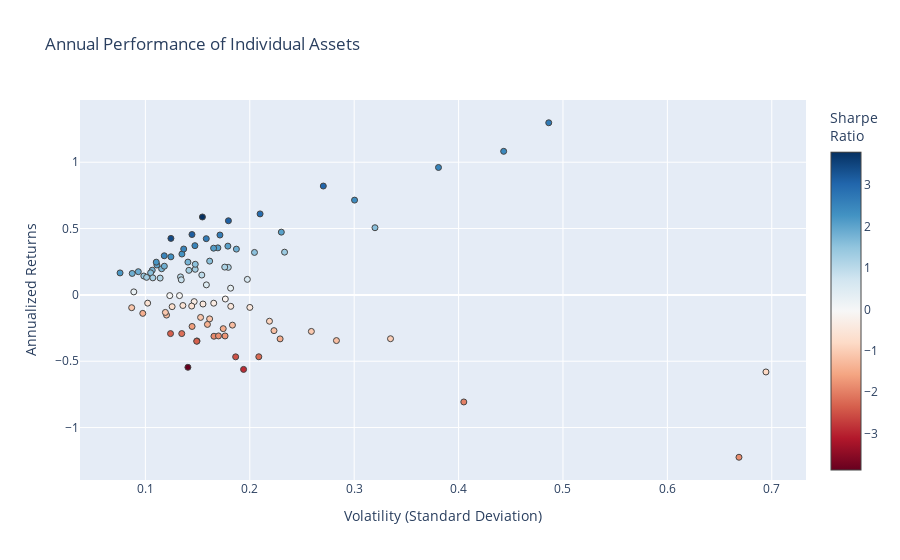

Write notebook code for a chart like this one.
### Code cell
hover_texts = [
    f"<br>Symbol: {ticker} <br>Volatility: {vol:.3f} <br>Returns: {ret:.3%} <br>Sharpe Ratio: {sr:.3f}"
    for ticker, vol, ret, sr in zip(names, volatility, annualized_returns, sharpe_ratios)
]

fig = go.Figure(data=go.Scatter(
    x=volatility,
    y=annualized_returns,
    mode='markers',
    hoverinfo='text',
    hovertext=hover_texts,
    marker=dict(color=sharpe_ratios, colorscale = 'RdBu', size=6, line=dict(width=1), colorbar=dict(title="Sharpe<br>Ratio")
    )
))

fig.update_layout(
    title='Annual Performance of Individual Assets',
    xaxis_title='Volatility (Standard Deviation)',
    yaxis_title='Annualized Returns',
)

fig.show()

### Figure 1 — Plotly figure (JSON) as saved in the notebook; plotly's stock layout.template omitted (floating-point values rounded to 4 significant figures)
{"data": [{"hoverinfo": "text", "hovertext": ["<br>Symbol: AMZN <br>Volatility: 0.171 <br>Returns: 45.113% <br>Sharpe Ratio: 2.632", "<br>Symbol: SO <br>Volatility: 0.102 <br>Returns: -6.231% <br>Sharpe Ratio: -0.610", "<br>Symbol: CPB <br>Volatility: 0.149 <br>Returns: -34.720% <br>Sharpe Ratio: -2.323", "<br>Symbol: MO <br>Volatility: 0.200 <br>Returns: -9.445% <br>Sharpe Ratio: -0.472", "<br>Symbol: ACN <br>Volatility: 0.147 <br>Returns: -5.090% <br>Sharpe Ratio: -0.347", "<br>Symbol: KR <br>Volatility: 0.405 <br>Returns: -80.708% <br>Sharpe Ratio: -1.993", "<br>Symbol: PFE <br>Volatility: 0.098 <br>Returns: -13.932% <br>Sharpe Ratio: -1.429", "<br>Symbol: HON <br>Volatility: 0.099 <br>Returns: 14.235% <br>Sharpe Ratio: 1.445", "<br>Symbol: XOM <br>Volatility: 0.120 <br>Returns: -15.220% <br>Sharpe Ratio: -1.266", "<br>Symbol: BAC <br>Volatility: 0.223 <br>Returns: -26.944% <br>Sharpe Ratio: -1.207", "<br>Symbol: MRK <br>Volatility: 0.119 <br>Returns: -13.218% <br>Sharpe Ratio: -1.109", "<br>Symbol: GIS <br>Volatility: 0.124 <br>Returns: -29.181% <br>Sharpe Ratio: -2.352", "<br>Symbol: ISRG <br>Volatility: 0.180 <br>Returns: 55.877% <br>Sharpe Ratio: 3.112", "<br>Symbol: LMT <br>Volatility: 0.107 <br>Returns: 18.608% <br>Sharpe Ratio: 1.746", "<br>Symbol: SYK <br>Volatility: 0.116 <br>Returns: 19.679% <br>Sharpe Ratio: 1.703", "<br>Symbol: EXC <br>Volatility: 0.136 <br>Returns: -8.000% <br>Sharpe Ratio: -0.589", "<br>Symbol: GILD <br>Volatility: 0.153 <br>Returns: -16.977% <br>Sharpe Ratio: -1.111", "<br>Symbol: AAPL <br>Volatility: 0.162 <br>Returns: 25.461% <br>Sharpe Ratio: 1.576", "<br>Symbol: BABA <br>Volatility: 0.270 <br>Returns: 82.040% <br>Sharpe Ratio: 3.034", "<br>Symbol: SNAP <br>Volatility: 0.669 <br>Returns: -122.379% <br>Sharpe Ratio: -1.830", "<br>Symbol: BMY <br>Volatility: 0.182 <br>Returns: -8.623% <br>Sharpe Ratio: -0.474", "<br>Symbol: PEP <br>Volatility: 0.087 <br>Returns: 16.167% <br>Sharpe Ratio: 1.850", "<br>Symbol: UNH <br>Volatility: 0.118 <br>Returns: 29.482% <br>Sharpe Ratio: 2.496", "<br>Symbol: CVX <br>Volatility: 0.149 <br>Returns: -34.968% <br>Sharpe Ratio: -2.344", "<br>Symbol: IBM <br>Volatility: 0.141 <br>Returns: -54.590% <br>Sharpe Ratio: -3.879", "<br>Symbol: KO <br>Volatility: 0.076 <br>Returns: 16.554% <br>Sharpe Ratio: 2.186", "<br>Symbol: F <br>Volatility: 0.186 <br>Returns: -46.688% <br>Sharpe Ratio: -2.504", "<br>Symbol: GOOG <br>Volatility: 0.169 <br>Returns: 35.438% <br>Sharpe Ratio: 2.092", "<br>Symbol: JPM <br>Volatility: 0.162 <br>Returns: -18.067% <br>Sharpe Ratio: -1.119", "<br>Symbol: DIS <br>Volatility: 0.123 <br>Returns: -0.543% <br>Sharpe Ratio: -0.044", "<br>Symbol: CRM <br>Volatility: 0.148 <br>Returns: 19.290% <br>Sharpe Ratio: 1.306", "<br>Symbol: DE <br>Volatility: 0.179 <br>Returns: 36.750% <br>Sharpe Ratio: 2.053", "<br>Symbol: TMO <br>Volatility: 0.142 <br>Returns: 18.499% <br>Sharpe Ratio: 1.306", "<br>Symbol: META <br>Volatility: 0.158 <br>Returns: 42.367% <br>Sharpe Ratio: 2.676", "<br>Symbol: BTI <br>Volatility: 0.204 <br>Returns: 32.001% <br>Sharpe Ratio: 1.565", "<br>Symbol: MA <br>Volatility: 0.124 <br>Returns: 28.689% <br>Sharpe Ratio: 2.305", "<br>Symbol: GOOGL <br>Volatility: 0.165 <br>Returns: 35.196% <br>Sharpe Ratio: 2.129", "<br>Symbol: MCD <br>Volatility: 0.145 <br>Returns: 45.502% <br>Sharpe Ratio: 3.146", "<br>Symbol: ABBV <br>Volatility: 0.124 <br>Returns: 42.583% <br>Sharpe Ratio: 3.422", "<br>Symbol: ADBE <br>Volatility: 0.155 <br>Returns: 58.725% <br>Sharpe Ratio: 3.798", "<br>Symbol: TXN <br>Volatility: 0.179 <br>Returns: 20.737% <br>Sharpe Ratio: 1.156", "<br>Symbol: GS <br>Volatility: 0.209 <br>Returns: -46.652% <br>Sharpe Ratio: -2.236", "<br>Symbol: EMR <br>Volatility: 0.165 <br>Returns: -6.262% <br>Sharpe Ratio: -0.378", "<br>Symbol: INTC <br>Volatility: 0.144 <br>Returns: -8.425% <br>Sharpe Ratio: -0.584", "<br>Symbol: DHR <br>Volatility: 0.126 <br>Returns: -8.871% <br>Sharpe Ratio: -0.706", "<br>Symbol: CMCSA <br>Volatility: 0.154 <br>Returns: 14.957% <br>Sharpe Ratio: 0.971", "<br>Symbol: BA <br>Volatility: 0.198 <br>Returns: 11.691% <br>Sharpe Ratio: 0.591", "<br>Symbol: JNJ <br>Volatility: 0.111 <br>Returns: 22.520% <br>Sharpe Ratio: 2.029", "<br>Symbol: T <br>Volatility: 0.145 <br>Returns: -23.798% <br>Sharpe Ratio: -1.644", "<br>Symbol: GE <br>Volatility: 0.166 <br>Returns: -31.166% <br>Sharpe Ratio: -1.881", "<br>Symbol: PM <br>Volatility: 0.135 <br>Returns: 30.791% <br>Sharpe Ratio: 2.281", "<br>Symbol: NVDA <br>Volatility: 0.443 <br>Returns: 108.207% <br>Sharpe Ratio: 2.442", "<br>Symbol: K <br>Volatility: 0.135 <br>Returns: -29.169% <br>Sharpe Ratio: -2.163", "<br>Symbol: COST <br>Volatility: 0.194 <br>Returns: -56.161% <br>Sharpe Ratio: -2.894", "<br>Symbol: VRTX <br>Volatility: 0.486 <br>Returns: 129.746% <br>Sharpe Ratio: 2.668", "<br>Symbol: NKE <br>Volatility: 0.259 <br>Returns: -27.547% <br>Sharpe Ratio: -1.064", "<br>Symbol: BSX <br>Volatility: 0.134 <br>Returns: 13.570% <br>Sharpe Ratio: 1.015", "<br>Symbol: MS <br>Volatility: 0.219 <br>Returns: -19.860% <br>Sharpe Ratio: -0.907", "<br>Symbol: QCOM <br>Volatility: 0.182 <br>Returns: 5.055% <br>Sharpe Ratio: 0.278", "<br>Symbol: WMT <br>Volatility: 0.148 <br>Returns: 23.079% <br>Sharpe Ratio: 1.562", "<br>Symbol: AMGN <br>Volatility: 0.183 <br>Returns: -22.800% <br>Sharpe Ratio: -1.243", "<br>Symbol: EW <br>Volatility: 0.230 <br>Returns: 47.299% <br>Sharpe Ratio: 2.055", "<br>Symbol: AEP <br>Volatility: 0.101 <br>Returns: 13.214% <br>Sharpe Ratio: 1.306", "<br>Symbol: ORCL <br>Volatility: 0.187 <br>Returns: 34.500% <br>Sharpe Ratio: 1.843", "<br>Symbol: DUK <br>Volatility: 0.089 <br>Returns: 2.265% <br>Sharpe Ratio: 0.255", "<br>Symbol: RTX <br>Volatility: 0.093 <br>Returns: 17.474% <br>Sharpe Ratio: 1.875", "<br>Symbol: PG <br>Volatility: 0.087 <br>Returns: -9.656% <br>Sharpe Ratio: -1.112", "<br>Symbol: GM <br>Volatility: 0.170 <br>Returns: -30.932% <br>Sharpe Ratio: -1.819", "<br>Symbol: MMM <br>Volatility: 0.118 <br>Returns: 21.627% <br>Sharpe Ratio: 1.830", "<br>Symbol: TSLA <br>Volatility: 0.381 <br>Returns: 96.040% <br>Sharpe Ratio: 2.522", "<br>Symbol: WFC <br>Volatility: 0.176 <br>Returns: -30.961% <br>Sharpe Ratio: -1.756", "<br>Symbol: HD <br>Volatility: 0.134 <br>Returns: 11.373% <br>Sharpe Ratio: 0.846", "<br>Symbol: NEE <br>Volatility: 0.105 <br>Returns: 16.637% <br>Sharpe Ratio: 1.584", "<br>Symbol: ZBH <br>Volatility: 0.176 <br>Returns: 20.942% <br>Sharpe Ratio: 1.190", "<br>Symbol: SRE <br>Volatility: 0.107 <br>Returns: 12.842% <br>Sharpe Ratio: 1.199", "<br>Symbol: REGN <br>Volatility: 0.300 <br>Returns: 71.439% <br>Sharpe Ratio: 2.378", "<br>Symbol: RDY <br>Volatility: 0.283 <br>Returns: -34.437% <br>Sharpe Ratio: -1.217", "<br>Symbol: V <br>Volatility: 0.110 <br>Returns: 24.671% <br>Sharpe Ratio: 2.234", "<br>Symbol: MSFT <br>Volatility: 0.137 <br>Returns: 34.583% <br>Sharpe Ratio: 2.530", "<br>Symbol: CAT <br>Volatility: 0.233 <br>Returns: 32.197% <br>Sharpe Ratio: 1.380", "<br>Symbol: PYPL <br>Volatility: 0.210 <br>Returns: 61.041% <br>Sharpe Ratio: 2.909", "<br>Symbol: SAP <br>Volatility: 0.147 <br>Returns: 37.100% <br>Sharpe Ratio: 2.516", "<br>Symbol: MDT <br>Volatility: 0.114 <br>Returns: 12.664% <br>Sharpe Ratio: 1.110", "<br>Symbol: RMD <br>Volatility: 0.177 <br>Returns: -3.112% <br>Sharpe Ratio: -0.176", "<br>Symbol: VZ <br>Volatility: 0.175 <br>Returns: -25.448% <br>Sharpe Ratio: -1.458", "<br>Symbol: UA <br>Volatility: 0.335 <br>Returns: -33.044% <br>Sharpe Ratio: -0.987", "<br>Symbol: LLY <br>Volatility: 0.158 <br>Returns: 7.553% <br>Sharpe Ratio: 0.477", "<br>Symbol: AMD <br>Volatility: 0.694 <br>Returns: -58.090% <br>Sharpe Ratio: -0.837", "<br>Symbol: NFLX <br>Volatility: 0.320 <br>Returns: 50.627% <br>Sharpe Ratio: 1.582", "<br>Symbol: CSCO <br>Volatility: 0.159 <br>Returns: -22.251% <br>Sharpe Ratio: -1.395", "<br>Symbol: ABT <br>Volatility: 0.133 <br>Returns: -0.556% <br>Sharpe Ratio: -0.042", "<br>Symbol: ETN <br>Volatility: 0.141 <br>Returns: 24.707% <br>Sharpe Ratio: 1.756", "<br>Symbol: BIIB <br>Volatility: 0.229 <br>Returns: -33.166% <br>Sharpe Ratio: -1.448", "<br>Symbol: SYY <br>Volatility: 0.155 <br>Returns: -6.895% <br>Sharpe Ratio: -0.444"], "marker": {"color": [2.632, -0.6099, -2.323, -0.4721, -0.3469, -1.993, -1.429, 1.445, -1.266, -1.207, -1.109, -2.352, 3.112, 1.746, 1.703, -0.5886, -1.111, 1.576, 3.034, -1.83, -0.4744, 1.85, 2.496, -2.344, -3.879, 2.186, -2.504, 2.092, -1.119, -0.04405, 1.306, 2.053, 1.306, 2.676, 1.565, 2.305, 2.129, 3.146, 3.422, 3.798, 1.156, -2.236, -0.3785, -0.5836, -0.7063, 0.9709, 0.5914, 2.029, -1.644, -1.881, 2.281, 2.442, -2.163, -2.894, 2.668, -1.064, 1.015, -0.9074, 0.2783, 1.562, -1.243, 2.055, 1.306, 1.843, 0.2547, 1.875, -1.112, -1.819, 1.83, 2.522, -1.756, 0.8463, 1.584, 1.19, 1.199, 2.378, -1.217, 2.234, 2.53, 1.38, 2.909, 2.516, 1.11, -0.1763, -1.458, -0.987, 0.4768, -0.8365, 1.582, -1.395, -0.04193, 1.756, -1.448, -0.4444], "colorbar": {"title": {"text": "Sharpe<br>Ratio"}}, "colorscale": [[0, "rgb(103,0,31)"], [0.1, "rgb(178,24,43)"], [0.2, "rgb(214,96,77)"], [0.3, "rgb(244,165,130)"], [0.4, "rgb(253,219,199)"], [0.5, "rgb(247,247,247)"], [0.6, "rgb(209,229,240)"], [0.7, "rgb(146,197,222)"], [0.8, "rgb(67,147,195)"], [0.9, "rgb(33,102,172)"], [1, "rgb(5,48,97)"]], "line": {"width": 1}, "size": 6}, "mode": "markers", "type": "scatter", "x": [0.1714, 0.1022, 0.1495, 0.2, 0.1467, 0.405, 0.09751, 0.09851, 0.1203, 0.2232, 0.1191, 0.1241, 0.1795, 0.1066, 0.1156, 0.1359, 0.1529, 0.1616, 0.2704, 0.6686, 0.1818, 0.08737, 0.1181, 0.1492, 0.1407, 0.07573, 0.1865, 0.1694, 0.1615, 0.1233, 0.1477, 0.179, 0.1417, 0.1583, 0.2045, 0.1244, 0.1653, 0.1446, 0.1244, 0.1546, 0.1794, 0.2086, 0.1655, 0.1444, 0.1256, 0.1541, 0.1977, 0.111, 0.1447, 0.1657, 0.135, 0.4432, 0.1348, 0.1941, 0.4864, 0.259, 0.1336, 0.2189, 0.1816, 0.1478, 0.1834, 0.2302, 0.1011, 0.1872, 0.08891, 0.09322, 0.08685, 0.17, 0.1182, 0.3808, 0.1763, 0.1344, 0.105, 0.176, 0.1071, 0.3004, 0.283, 0.1104, 0.1367, 0.2333, 0.2099, 0.1474, 0.1141, 0.1766, 0.1746, 0.3348, 0.1584, 0.6944, 0.3199, 0.1594, 0.1327, 0.1407, 0.2291, 0.1552], "y": [0.4511, -0.06231, -0.3472, -0.09445, -0.0509, -0.8071, -0.1393, 0.1423, -0.1522, -0.2694, -0.1322, -0.2918, 0.5588, 0.1861, 0.1968, -0.08, -0.1698, 0.2546, 0.8204, -1.224, -0.08623, 0.1617, 0.2948, -0.3497, -0.5459, 0.1655, -0.4669, 0.3544, -0.1807, -0.005433, 0.1929, 0.3675, 0.185, 0.4237, 0.32, 0.2869, 0.352, 0.455, 0.4258, 0.5872, 0.2074, -0.4665, -0.06262, -0.08425, -0.08871, 0.1496, 0.1169, 0.2252, -0.238, -0.3117, 0.3079, 1.082, -0.2917, -0.5616, 1.297, -0.2755, 0.1357, -0.1986, 0.05055, 0.2308, -0.228, 0.473, 0.1321, 0.345, 0.02265, 0.1747, -0.09656, -0.3093, 0.2163, 0.9604, -0.3096, 0.1137, 0.1664, 0.2094, 0.1284, 0.7144, -0.3444, 0.2467, 0.3458, 0.322, 0.6104, 0.371, 0.1266, -0.03112, -0.2545, -0.3304, 0.07553, -0.5809, 0.5063, -0.2225, -0.005563, 0.2471, -0.3317, -0.06895]}], "layout": {"title": {"text": "Annual Performance of Individual Assets"}, "xaxis": {"title": {"text": "Volatility (Standard Deviation)"}}, "yaxis": {"title": {"text": "Annualized Returns"}}}}
